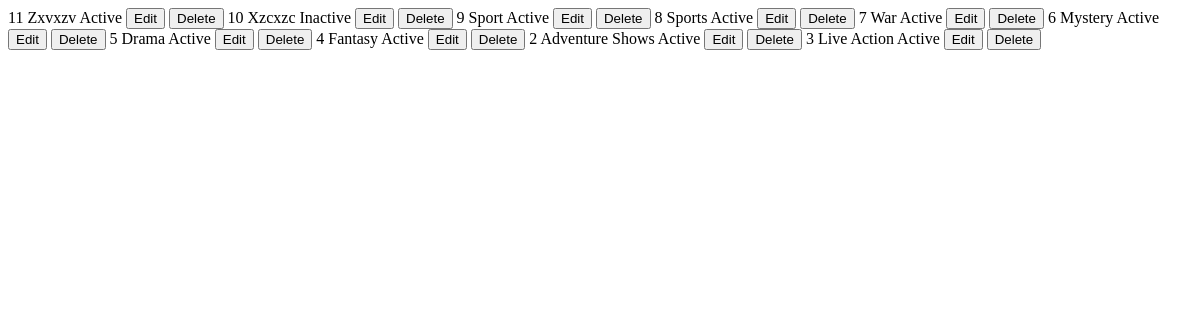
Page /admin-app/genres-list/ (signed in) on the earlier database version.
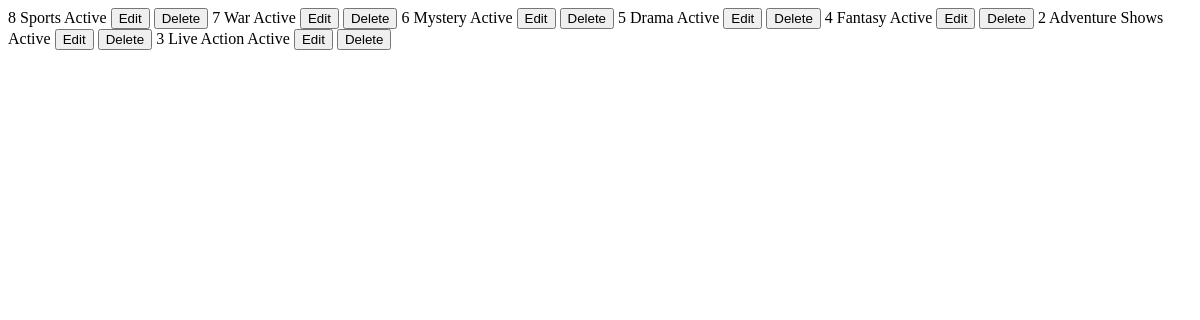
Same page on the later database version.
### admin_app/models.py (models this page shows, shortened)
class Genre(models.Model):
    class Meta:
          ordering=['-updated_at','created_at']
    STATUS_CHOICES = [
        ('active', 'Active'),
        ('inactive', 'Inactive'),
     ]
    name = models.CharField(max_length=100,unique=True)
    slug = models.SlugField(max_length=100, unique=True, blank=True)
    status = models.CharField(max_length=10, choices=STATUS_CHOICES, default='inactive')
    created_at = models.DateTimeField(auto_now_add=True)
    updated_at = models.DateTimeField(auto_now=True)

### admin_app/views/genre_view.py (the view)
# urls.py: path('genres-list/', genre_view.genres_list, name='genres_list'),
@staff_required
@ensure_platform_configured
def genres_list(request):
   request.session['page'] = 'Admin Genres'
   user_with_brand = AppConfig.Ownership.get_owner()
   site_name = user_with_brand.brand_name if user_with_brand else None
   site_logo = user_with_brand.brand_image_url if user_with_brand else None
   staff_count = User.objects.filter(is_staff=True, is_active=True).count()
   page_number = request.GET.get('page', 1)
   genres = Genre.objects.all()
   paginator = Paginator(genres, 10)  # Show 10 genres per page
   page_obj = paginator.get_page(page_number)
   context={
     "genres":page_obj,
     "site_name":site_name,
     "site_logo":site_logo
   }
   return render(request,'admin_app/partials/list_elements/genres_list.html',context)

### admin_app/services/AppConfig.py (called while the page is built)
    @staticmethod
    def get_owner():
        user_with_brand = User.objects.filter(brand_name__isnull=False,brand_image_url__isnull=False,is_staff=True).first()
        return user_with_brand

### admin_app/templates/admin_app/partials/list_elements/genres_list.html
{% load humanize %}
{% for genre in genres %}
{% if forloop.last  and  genres.has_next%}
<tr id="genres-{{ genre.id }}" hx-trigger="revealed" hx-get="{% url 'genres_list' %}?page={{ genres.next_page_number }}" hx-swap="afterend">
{% else %}
<tr id="genres-{{ genre.id }}">
{% endif %}
    <td class="px-6 py-4 whitespace-nowrap text-sm text-gray-500">{{ genre.id }}</td>
    <td class="px-6 py-4 whitespace-nowrap text-sm text-gray-900">{{ genre.name }}</td>
    <td class="px-6 py-4 whitespace-nowrap text-sm text-gray-900">
        <span class="{% if genre.status == 'active'   %} bg-gradient-to-tl from-green-600 to-lime-400{% else %}bg-gradient-to-tl from-slate-600 to-slate-300{% endif %} px-2.5 text-xs rounded-1.8 py-1.4 inline-block whitespace-nowrap text-center align-baseline font-bold uppercase leading-none text-white">
            {% if genre.status == 'active' %}
            Active
        {% else %}
            Inactive
        {% endif %}
        </span>
    </td>
    <td class="px-6 py-4 whitespace-nowrap text-sm font-medium">
        <button onclick="openModal()" hx-get="{% url 'edit_genre' genre.id %}" hx-target="#modal_body" hx-swap="innerHTML" class="openModal text-indigo-600 hover:text-indigo-900">Edit</button>
        <button onclick="confirmDelete({{ genre.id }})" class="text-red-600 hover:text-red-900">Delete</button>
    </td>
</tr>
{% endfor %}

Differences in the rows shown:
removed Genre: id "11", name "Zxvxzv", status "Active"
removed Genre: id "10", name "Xzcxzc", status "Inactive"
removed Genre: id "9", name "Sport", status "Active"
